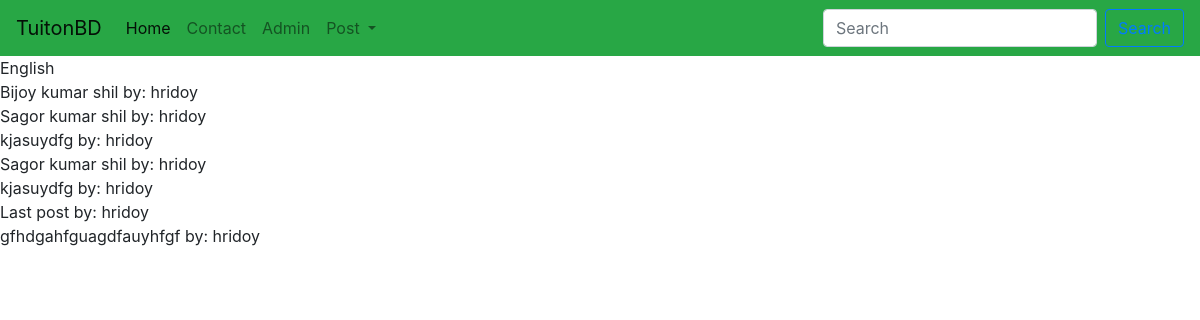
/tuition_App/subjects/, run on an earlier commit of the app's database.
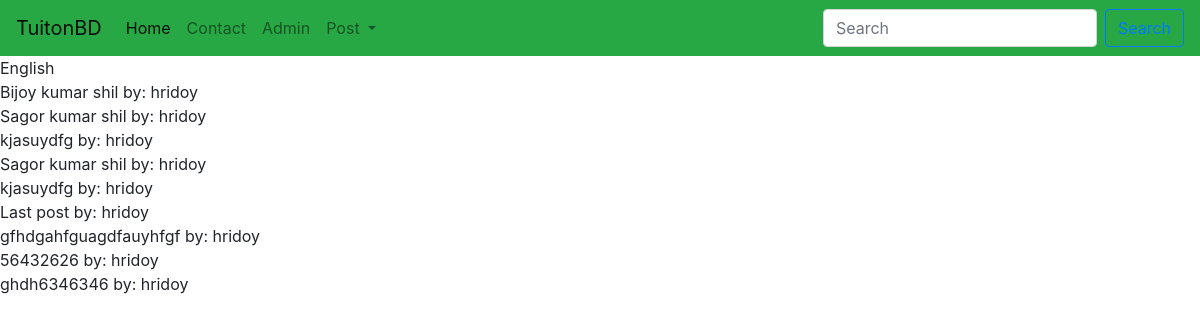
And on a later commit of the database.
### tuition_App/models.py (models this page shows, shortened)
class Post(models.Model):
    CATEGORY = (
        ("Teacher", "Teacher"),
        ("Student", "Student"),
    )
    MEDIUM = (
        ("bangla", "bangla"),
        ("English", "English"),
        ("Urdu", "Urdu"),
        ("Hindi", "Hindi"),
        ("Arabic", "Arabic"),
    )
    user = models.ForeignKey(User, on_delete=models.CASCADE, blank=True, null=True)
    id = models.AutoField(primary_key=True)
    title = models.CharField(max_length=101)
    slug = models.CharField(max_length=100, default=title)
    email = models.EmailField()
    salary = models.FloatField()
    details = models.TextField()
    available = models.BooleanField()
    category = models.CharField(max_length=100, choices=CATEGORY)
    created_at = models.DateTimeField(default=now)
    image = models.ImageField(default="default.jpg", upload_to="tuition/images")
    medium = MultiSelectField(
        max_length=100, max_choices=5, choices=MEDIUM, default="bangla"
    )
    subject = models.ManyToManyField(Subject, related_name="subject_set")
    class_in = models.ManyToManyField(Class_in, related_name="class_set")

### tuition_App/views.py (the view)
# urls.py: path("subjects/", subview, name="subjects"),
def subview(request):
    sub = Subject.objects.get(name="English")
    post = sub.subject_set.all()
    return render(request, "tuition/subjectview.html", {"sub": sub, "post": post})

### templates/tuition/subjectview.html
{% extends 'basic.html'%}
{% block body %}
{{sub.name}} <br>
{% for p in sub.subject_set.all %}
{{p.title}} by:
{{p.user.username}}
<br>
{% endfor %}
{% endblock body %}

What changed in the data, as far as the page shows it:
now on this page (row edited): Post: title "56432626", user.username "hridoy"
now on this page (row unchanged): Post: title "ghdh6346346", user.username "hridoy"
